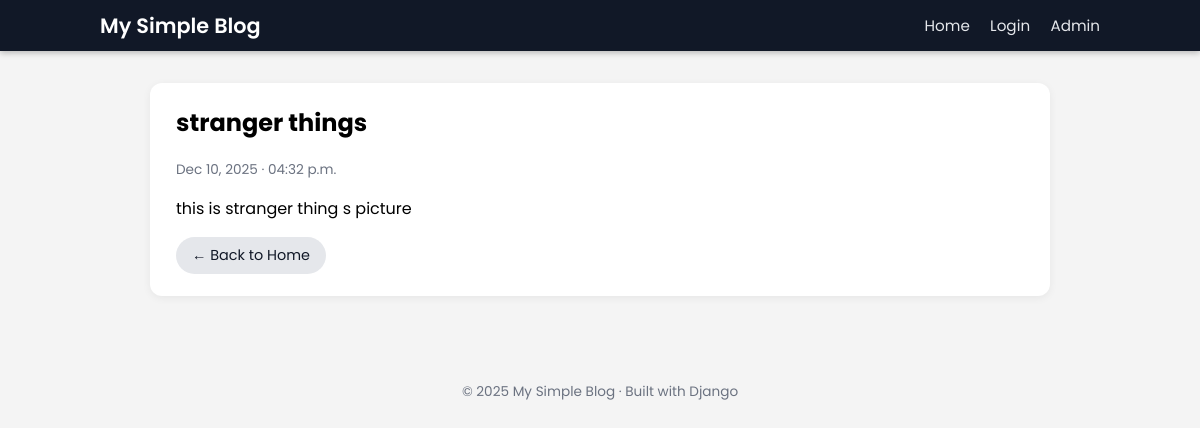
Screenshot of /post/7/ with the database file from the repository.
### blogapp/models.py (models this page shows, shortened)
class Post(models.Model):
    title = models.CharField(max_length=200)
    content = models.TextField()
    created_at = models.DateTimeField(auto_now_add=True)
    image = models.ImageField(upload_to='post_images/', blank=True, null=True)

### blogapp/views.py (the view)
# urls.py: path('post/<int:pk>/', views.post_detail, name='post_detail'),
def post_detail(request, pk):
    post = get_object_or_404(Post, pk=pk)
    return render(request, 'blogapp/post_detail.html', {'post': post})

### blogapp/templates/blogapp/post_detail.html (shortened to what this page needs)
{% extends "blogapp/base.html" %}
{% block content %}
<article class="post-card">
    <h1>{{ post.title }}</h1>
    <p class="post-meta">
        {{ post.created_at|date:"M d, Y · h:i a" }}
    </p>
    <p>{{ post.content|linebreaks }}</p>
    <div class="post-actions">
        <a href="{% url 'blogapp:home' %}" class="btn-secondary">← Back to Home</a>
    </div>
</article>
{% endblock %}

### blogapp/static/blogapp/style.css (style rules this page uses)
body { font-family: "Poppins", Arial, sans-serif; background-color: #f4f4f4; margin: 0; padding: 0; }
a { color: inherit; }
.post-card { background: #ffffff; padding: 22px 26px; margin-bottom: 20px; border-radius: 12px; box-shadow: 0 2px 8px rgba(0,0,0,0.06); }
.post-card h1, .post-card h2 { margin-top: 0; }
.post-meta { color: #6b7280; font-size: 0.85rem; margin-bottom: 10px; }
.btn-primary, .btn-secondary { display: inline-block; padding: 8px 16px; border-radius: 999px; font-size: 0.9rem; text-decoration: none; border: none; cursor: pointer; }
.btn-secondary { background-color: #e5e7eb; color: #111827; }

### rows the page displays
Post: title "stranger things", created_at "Dec 10, 2025 · 04:32 p.m.", content "this is stranger thing s picture"
